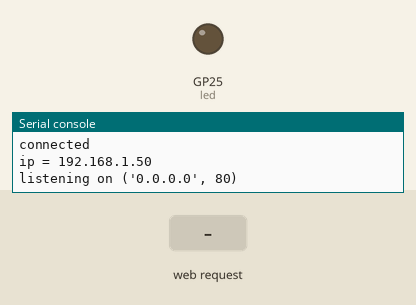
Recording of a program running on a simulated Raspberry Pi Pico running MicroPython. Shown: output pins drawn as LEDs (lit = HIGH), the last lines printed to the serial console. The inputs (shaded band) are chosen by the test bench. WiFi joins after 1.5 s.

Above: at 3.2 s.
3.3 s: HTTP request GET /light/on received
At 4.5 s:
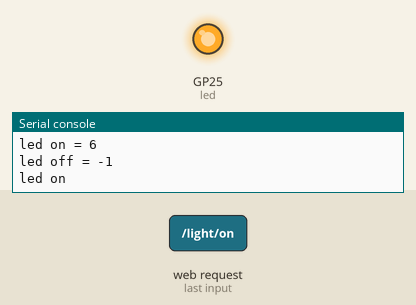
4.8 s: HTTP request GET /light/off received
At 5.7 s:
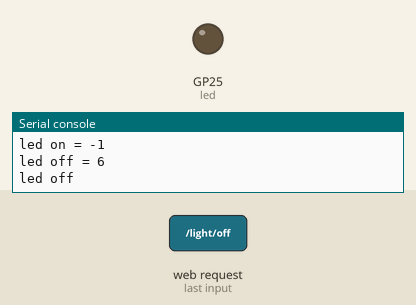
Timing chart, 0 to 7.8 s (numbered marks = the images above; inputs shaded):
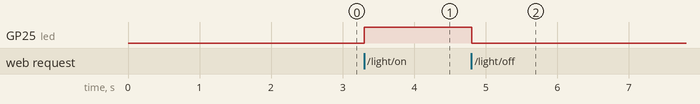

Measured:
- after the input at 3.3 s, GP25 (led): LOW → HIGH at once
- after the input at 4.8 s, GP25 (led): HIGH → LOW at once

The program:

main.py
```python
import network
import socket
import time

from machine import Pin

led = Pin("LED", Pin.OUT)

ssid = 'telenet-E7B89D9'
password = 'uMznf7kxuTch'

wlan = network.WLAN(network.STA_IF)
wlan.active(True)
wlan.connect(ssid, password)

html = """<!DOCTYPE html>
<html>
    <head> <title>Pico W</title> </head>
    <body> <h1>Pico W</h1>
        <p>%s</p>
    </body>
</html>
"""

max_wait = 10
while max_wait > 0:
    if wlan.status() < 0 or wlan.status() >= 3:
        break
    max_wait -= 1
    print('waiting for connection...')
    time.sleep(1)

if wlan.status() != 3:
    raise RuntimeError('network connection failed')
else:
    print('connected')
    status = wlan.ifconfig()
    print( 'ip = ' + status[0] )

addr = socket.getaddrinfo('0.0.0.0', 80)[0][-1]

s = socket.socket()
s.bind(addr)
s.listen(1)

print('listening on', addr)

stateis = ""

# Listen for connections
while True:
    try:
        cl, addr = s.accept()
        print('client connected from', addr)
        request = cl.recv(1024)
        print(request)

        request = str(request)
        led_on = request.find('/light/on')
        led_off = request.find('/light/off')
        print( 'led on = ' + str(led_on))
        print( 'led off = ' + str(led_off))

        if led_on == 6:
            print("led on")
            led.value(1)
            stateis = "LED is ON"

        if led_off == 6:
            print("led off")
            led.value(0)
            stateis = "LED is OFF"

        response = html % stateis

        cl.send('HTTP/1.0 200 OK\r\nContent-type: text/html\r\n\r\n')
        cl.send(response)
        cl.close()

    except OSError as e:
        cl.close()
        print('connection closed')
```
